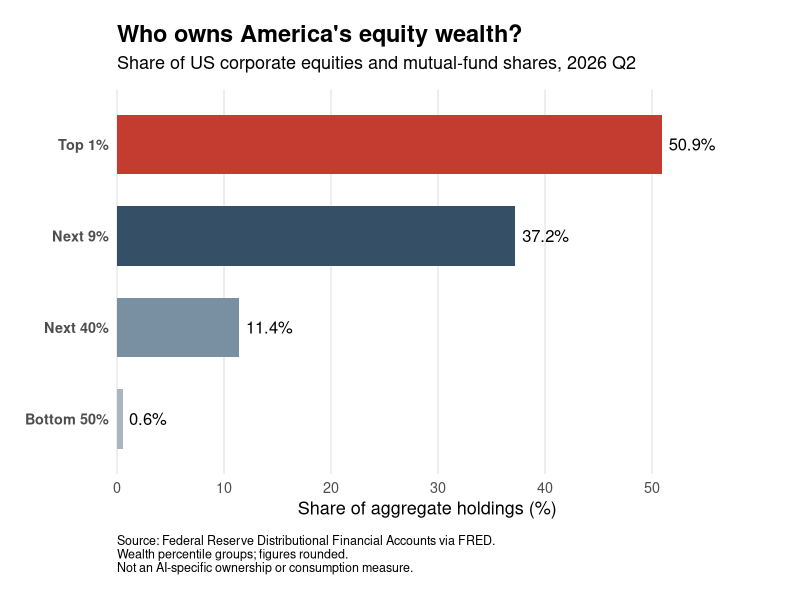
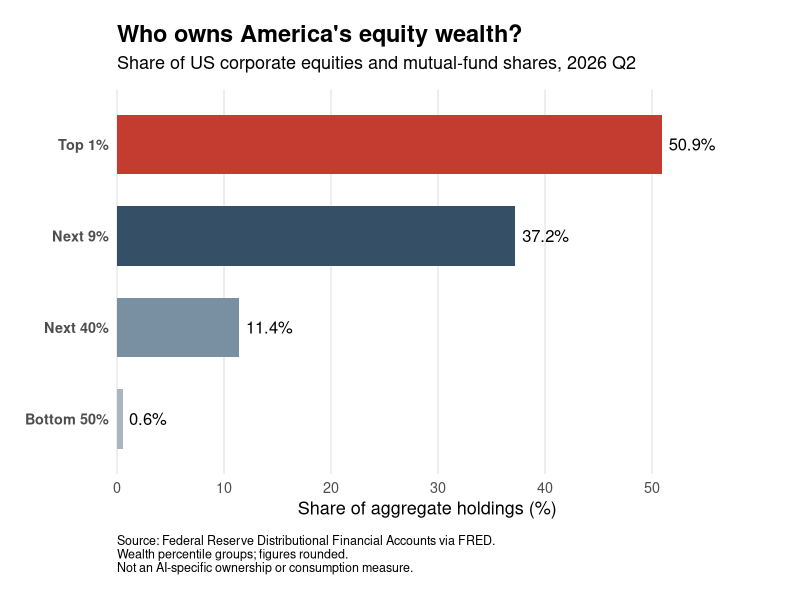

These figures' R source, in order:
# AI wealth effect | US household equity ownership, Q2 2026
# Federal Reserve Distributional Financial Accounts (via FRED)
# WFRBST01122, WFRBSN09149, WFRBSN40176, WFRBSB50203

library(ggplot2)

ownership <- data.frame(
  wealth_group = factor(
    c("Top 1%", "Next 9%", "Next 40%", "Bottom 50%"),
    levels = c("Bottom 50%", "Next 40%", "Next 9%", "Top 1%")
  ),
  share_pct = c(50.9, 37.2, 11.4, 0.6)
)

# The rounded figures sum to 100.1%, not exactly 100%.
print(ownership)
cat("Top-decile share:",
    sum(ownership$share_pct[ownership$wealth_group %in%
           c("Top 1%", "Next 9%")]), "%\n")

p <- ggplot(ownership, aes(wealth_group, share_pct,
                            fill = wealth_group)) +
  geom_col(width = 0.65, show.legend = FALSE) +
  geom_text(aes(label = paste0(share_pct, "%")),
            hjust = -0.15, size = 4.2) +
  coord_flip(clip = "off") +
  scale_y_continuous(limits = c(0, 58),
                     breaks = seq(0, 50, 10),
                     expand = c(0, 0)) +
  scale_fill_manual(values = c(
    "Top 1%" = "#c43c30", "Next 9%" = "#344f66",
    "Next 40%" = "#7890a1", "Bottom 50%" = "#a9b6bd"
  )) +
  labs(
    title = "Who owns America's equity wealth?",
    subtitle = "Share of US corporate equities and mutual-fund shares, 2026 Q2",
    x = NULL, y = "Share of aggregate holdings (%)",
    caption = paste(
      "Source: Federal Reserve Distributional Financial Accounts via FRED.",
      "Wealth percentile groups; figures rounded.",
      "Not an AI-specific ownership or consumption measure.",
      sep = "\n"
    )
  ) +
  theme_minimal(base_size = 13) +
  theme(
    plot.title = element_text(face = "bold", size = 17),
    plot.subtitle = element_text(margin = margin(b = 12)),
    plot.caption = element_text(size = 9, hjust = 0,
                                margin = margin(t = 12)),
    panel.grid.major.y = element_blank(),
    panel.grid.minor = element_blank(),
    axis.text.y = element_text(face = "bold"),
    plot.margin = margin(18, 45, 18, 18)
  )

print(p)
ggsave("ai_equity_ownership_2026Q2.png", p,
       width = 9, height = 5.4, dpi = 300, bg = "white")
